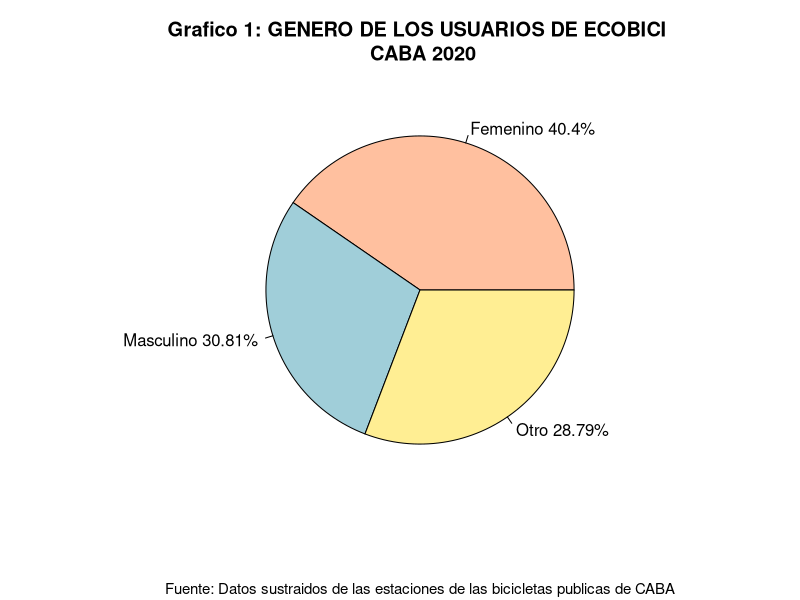
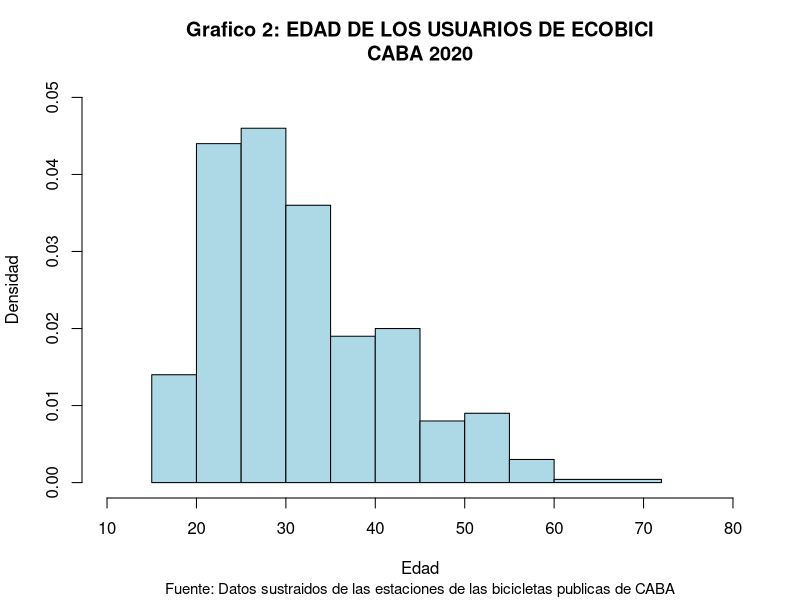
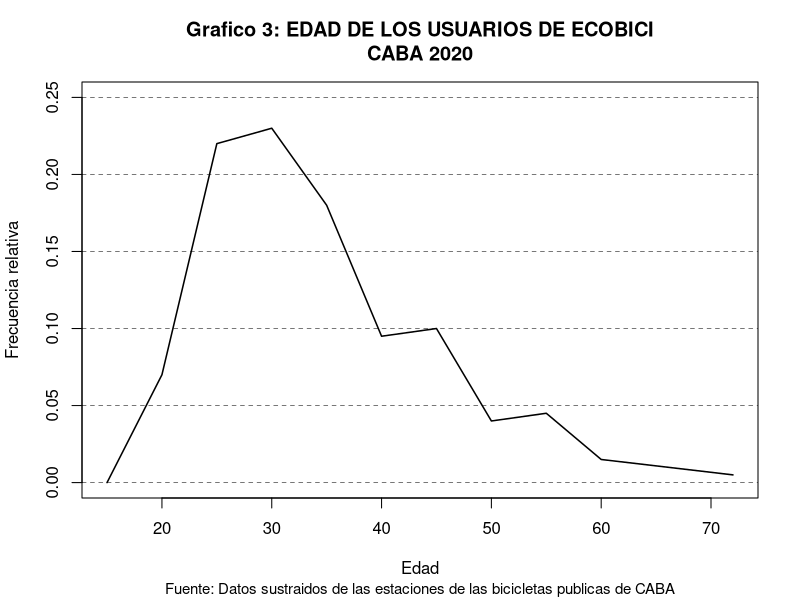
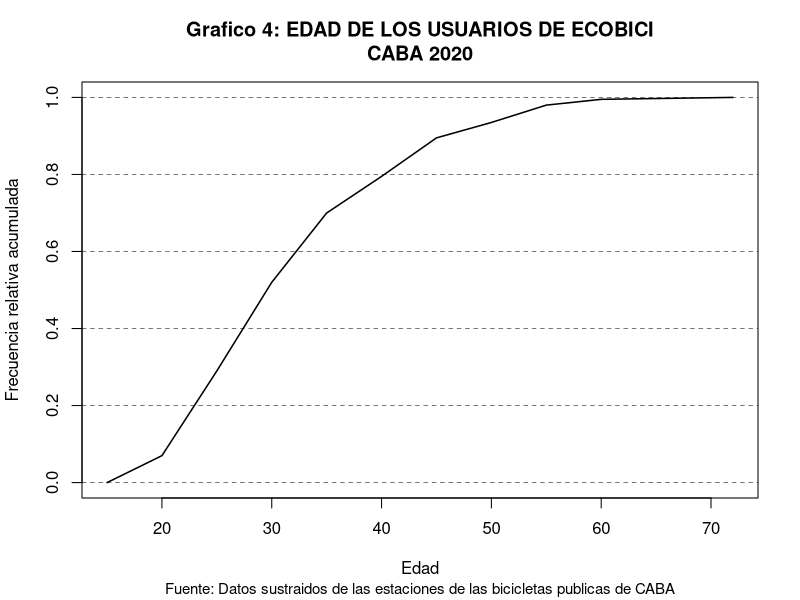
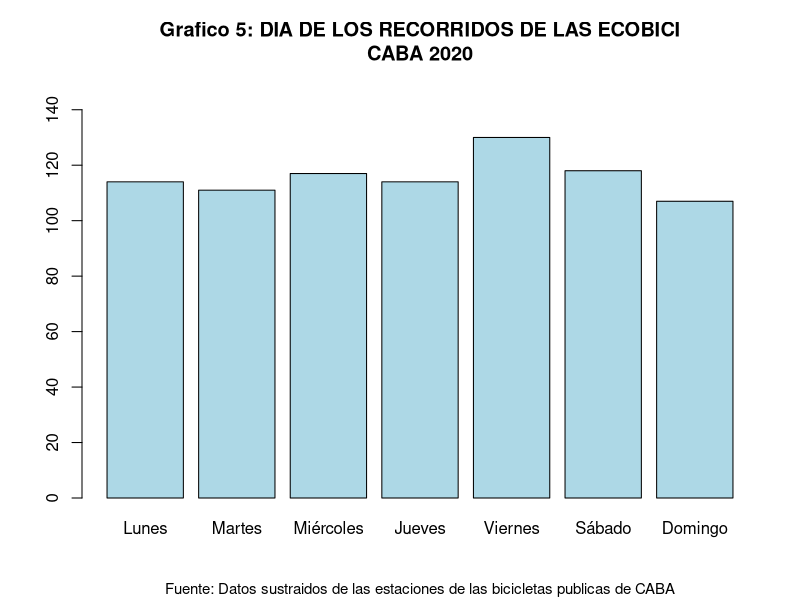
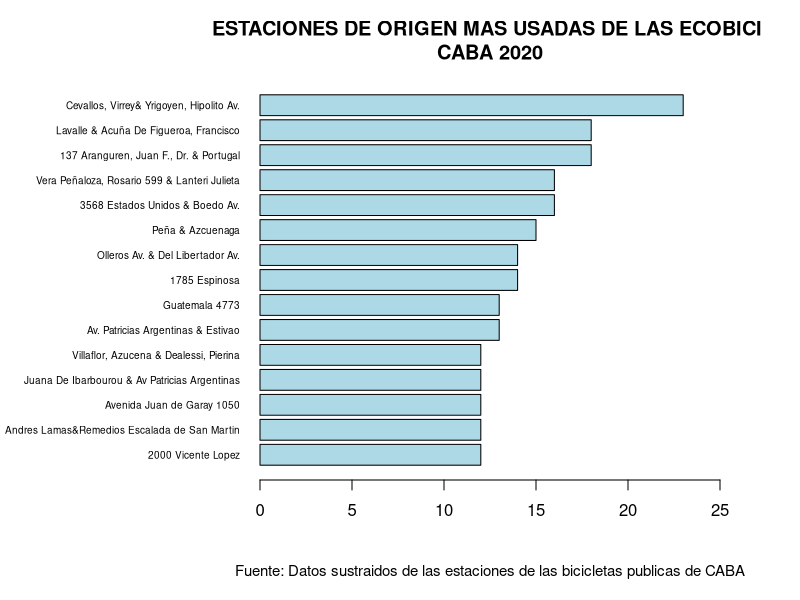
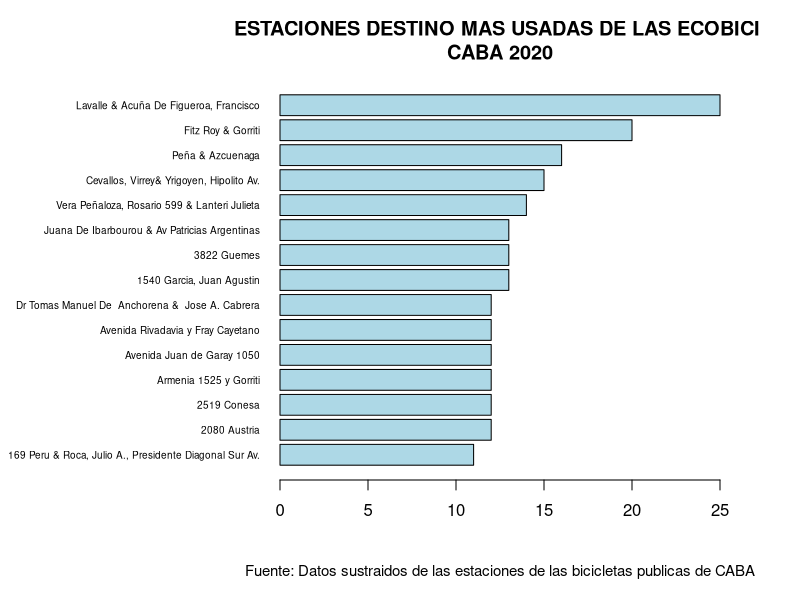
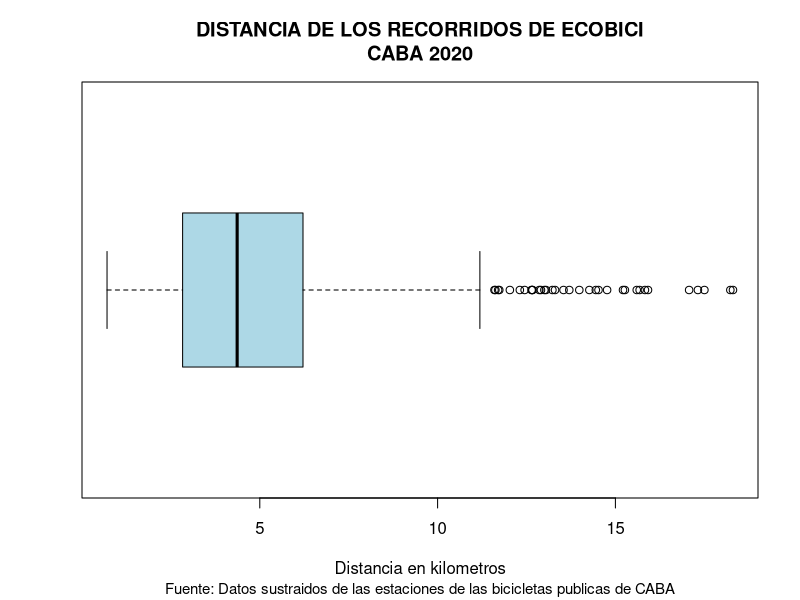

Recreate these plots in R, in order.
## ---- chunk 1
knitr::opts_chunk$set(echo = FALSE)
# Librerias
library(knitr)
getwd()
#setwd("/home/alumno/Documentos/ecobici-estadistica-descriptiva/")
# leemos el csv de recorridos
recorridos <- read.csv("./recorridos6.csv")
# leemos el csv de usuarios
usuarios <- read.csv("./usuarios6.csv")
# combinamos los csv
bicicletas <- merge(usuarios, recorridos, all = TRUE)
# damos un orden a los dias
dia <- factor(bicicletas$dia, levels = c("Lunes","Martes","Miércoles","Jueves", "Viernes", "Sábado", "Domingo"))
## ---- chunk 2
genero <- table(usuarios$genero_usuario)[2:4]
label <- c("Femenino","Otro","\n\nMasculino")
porcentajes <- round((genero/sum(genero))*100, digits = 2)
label <- paste(label,"\n\t",porcentajes,"%")
color <- c("#FFC09F","#A0CED9","#FFEE93")
  
pie(
  genero,
  main = "Grafico 1: GENERO DE LOS USUARIOS DE ECOBICI \n CABA 2020",
  labels = c("Femenino 40.4%", "Masculino 30.81%", "Otro 28.79%"),
  sub="Fuente: Datos sustraidos de las estaciones de las bicicletas publicas de CABA",
  cex.sub = 0.9,
  col = color
)

#var(genero) #Variancia de Genero 151

## ---- chunk 3
edad <- usuarios$edad_usuario
breakpoints <- c(15,20,25,30,35,40,45,50,55,60,72)

# Histograma

hist(edad,breaks = breakpoints, right = TRUE,
     xlim = c(10,80), ylim = c(0,0.05), xlab = "Edad", ylab = "Densidad",
     main = "Grafico 2: EDAD DE LOS USUARIOS DE ECOBICI\nCABA 2020",
     sub="Fuente: Datos sustraidos de las estaciones de las bicicletas publicas de CABA",
     cex.sub = 0.9,
     col = "lightblue")

## ---- chunk 4

rng_edad <- cut(edad, breakpoints, right = TRUE)
tabla_rng_edad <- table(rng_edad)
n <- sum(tabla_rng_edad)

# Poligono de frecuencias
x <- breakpoints
y <- c(0,tabla_rng_edad)/n
plot(x,y,type="l", xlim = c(15,72), ylim = c(0,0.25),
     main = "Grafico 3: EDAD DE LOS USUARIOS DE ECOBICI\nCABA 2020",
     sub="Fuente: Datos sustraidos de las estaciones de las bicicletas publicas de CABA",
     cex.sub = 0.9,
     ylab = "Frecuencia relativa", xlab = "Edad",lwd = 1.5)
for (i in seq(0,0.25,by=0.05)) abline(a=i,b=0,lty=2,lwd=0.5)


# Poligono acumulativo
y = cumsum(y)
plot(x,y,type="l", xlim = c(15,72), 
     main = "Grafico 4: EDAD DE LOS USUARIOS DE ECOBICI\nCABA 2020",
     sub="Fuente: Datos sustraidos de las estaciones de las bicicletas publicas de CABA",
     cex.sub = 0.9,
     ylab = "Frecuencia relativa acumulada", xlab = "Edad", lwd = 1.5)
for (i in seq(0,1,by=0.2)) abline(a=i,b=0,lty=2,lwd=0.5)

# var(edad) # Variancia de Edad
## ---- chunk 5
semana <- table(dia)
frecRel <- semana/sum(semana)
frecAbsAcum <- cumsum(semana)
frecRelAcum <- cumsum(frecRel)
frecRel <- round(frecRel, digits = 4)
frecRelAcum <- round(frecRelAcum, digits = 4)
tabla <- cbind(names(semana),semana,frecRel,frecAbsAcum,frecRelAcum)
names = c("Estación", "Frecuencia absoluta","Frecuencia relativa","Frecuencia absoluta acumulada",
          "Frecuencia relativa acumulada")
kable(tabla, caption = "Tabla de frecuencias", col.names = names, row.names = FALSE)

barplot(semana, main = "Grafico 5: DIA DE LOS RECORRIDOS DE LAS ECOBICI\nCABA 2020",
        sub="Fuente: Datos sustraidos de las estaciones de las bicicletas publicas de CABA",
        cex.sub = 0.9,
        ylim = c(0,150), col = c("lightblue"))
## ---- chunk 6
frecAbs <- table(bicicletas$direccion_estacion_origen)
frecAbs <- sort(frecAbs, decreasing = TRUE)
#frecAbs <- frecAbs[1:15]
frecRel <- frecAbs/sum(frecAbs)
frecAbsAcum <- cumsum(frecAbs)
frecRelAcum <- cumsum(frecRel)
frecRel <- round(frecRel, digits = 4)
frecRelAcum <- round(frecRelAcum, digits = 4)

tabla <- cbind(names(frecAbs),frecAbs,frecRel,frecAbsAcum,frecRelAcum)
names = c("Estación", "Frecuencia absoluta","Frecuencia relativa","Frecuencia absoluta acumulada",
          "Frecuencia relativa acumulada")
kable(tabla[1:15,], caption = "Tabla de frecuencias", col.names = names, row.names = FALSE)

par(mar = c(6,13,4,4))
barplot(
  sort(frecAbs[1:15], decreasing = FALSE),
  main = "ESTACIONES DE ORIGEN MAS USADAS DE LAS ECOBICI \nCABA 2020",
  sub="Fuente: Datos sustraidos de las estaciones de las bicicletas publicas de CABA",
  cex.sub = 0.9,
  horiz = TRUE,
  las = 1,
  xlim = c(0,25),
  cex.names = 0.6,
  col = "lightblue",
)
par(mar = c(5,4,4,2) + 0.1)
## ---- chunk 7
frecAbs <- table(bicicletas$direccion_estacion_destino)
frecAbs <- sort(frecAbs, decreasing = TRUE)
#frecAbs <- frecAbs[1:15]
frecRel <- frecAbs/sum(frecAbs)
frecAbsAcum <- cumsum(frecAbs)
frecRelAcum <- cumsum(frecRel)
frecRel <- round(frecRel, digits = 4)
frecRelAcum <- round(frecRelAcum, digits = 4)

tabla <- cbind(names(frecAbs),frecAbs,frecRel,frecAbsAcum,frecRelAcum)
names = c("Estación", "Frecuencia absoluta","Frecuencia relativa","Frecuencia absoluta acumulada",
          "Frecuencia relativa acumulada")
kable(tabla[1:15,], caption = "Tabla de frecuencias", col.names = names, row.names = FALSE)

par(mar = c(6,14,4,4))
barplot(
  sort(frecAbs[1:15], decreasing = FALSE),
  main = "ESTACIONES DESTINO MAS USADAS DE LAS ECOBICI \nCABA 2020",
  sub="Fuente: Datos sustraidos de las estaciones de las bicicletas publicas de CABA",
  cex.sub = 0.9,
  horiz = TRUE,
  las = 1,
  xlim = c(0,25),
  cex.names = 0.6,
  col = "lightblue",
)
par(mar = c(5, 4, 4, 2) + 0.1)
## ---- chunk 8
distancia <- bicicletas$distancia/1000
distancia <- distancia[distancia<20]
boxplot(distancia, horizontal = TRUE, outline = TRUE,
        main = "DISTANCIA DE LOS RECORRIDOS DE ECOBICI\nCABA 2020",
        sub="Fuente: Datos sustraidos de las estaciones de las bicicletas publicas de CABA",
        cex.sub = 0.9,
        xlab = "Distancia en kilometros", boxfill = "lightblue")
## ---- chunk 9
duracion <- bicicletas$duracion_recorrido/60
duracion <- duracion[duracion<90]
boxplot(duracion, horizontal = TRUE, outline = FALSE,
        main = "DURACION DE LOS RECORRIDOS DE ECOBICI\nCABA 2020",
        sub="Fuente: Datos sustraidos de las estaciones de las bicicletas publicas de CABA",
        cex.sub = 0.9,
        xlab = "Duración en minutos", boxfill = "lightblue")
## ---- chunk 10
viajes <- table(bicicletas$id_usuario)

plot(table(viajes), 
     main = "CANTIDAD DE VIAJES POR USUARIO\nCABA 2020",
     sub="Fuente: Datos sustraidos de las estaciones de las bicicletas publicas de CABA",
     cex.sub = 0.9,
     ylim = c(0,100), xlab = c("Cantidad de Viajes") ,ylab = c("Cantidad de Usuarios"))
## ---- chunk 11
edad <- bicicletas$edad_usuario

agrupar <- function(x){
  if (x <= 21) {
    return ("[16-21]")
  } else if(x <= 30) {
    return ("[22-30]")
  } else if(x <= 45){
    return ("[30-45]")
  } else if(x <= 72){
    return("[45-72]")
  }
}

edad <- sapply(edad,agrupar)


distancia <- bicicletas$duracion/60

bivar <- data.frame(edad,distancia)

bivar$edad <- factor(bivar$edad, levels = c("[16-21]","[22-30]","[30-45]","[45-72]"))


boxplot((bivar$distancia)~(bivar$edad), horizontal = TRUE, outline = FALSE,
        main = "DURACION DEL RECORRIDO SEGúN LA EDAD DEL USUARIO\nCABA 2020",
        sub="Fuente: Datos sustraidos de las estaciones de las bicicletas publicas de CABA",
        cex.sub = 0.9,
        ylab = "Rango Hetario",
        xlab = "Duración en minutos", boxfill = "lightblue")
